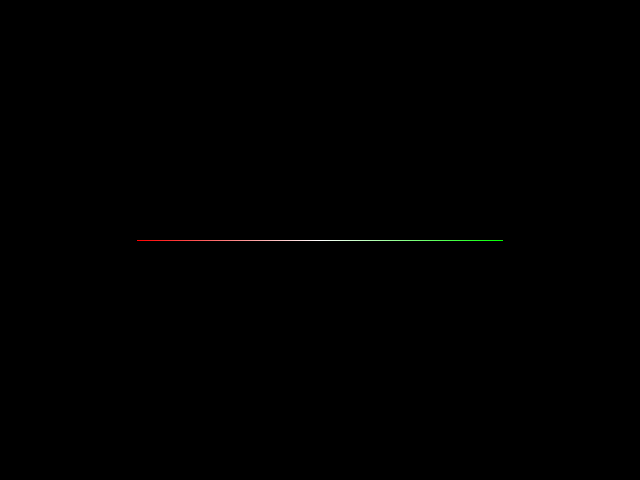

This chart was generated by the following Python code:
#!/usr/bin/env python

# Color vertices of a directed graph using a lookup table. Each vertex is
# assigned an integer index that maps to a color in a three-entry lookup table.
# Vertex positions are set explicitly via vtkPoints.

# Factory overrides: importing these modules registers the OpenGL rendering
# and interaction style implementations for vtkRenderingCore factory classes.
import vtkmodules.vtkInteractionStyle  # noqa: F401
import vtkmodules.vtkRenderingOpenGL2  # noqa: F401

# VTK pipeline classes used in this example
from vtkmodules.vtkCommonCore import (
    vtkIntArray,
    vtkLookupTable,
    vtkPoints,
)
from vtkmodules.vtkCommonDataModel import vtkMutableDirectedGraph
from vtkmodules.vtkFiltersSources import vtkGraphToPolyData
from vtkmodules.vtkInfovisLayout import (
    vtkGraphLayout,
    vtkPassThroughLayoutStrategy,
)
from vtkmodules.vtkRenderingCore import (
    vtkActor,
    vtkPolyDataMapper,
    vtkRenderWindow,
    vtkRenderWindowInteractor,
    vtkRenderer,
)

# Colors (normalized RGBA)
red_rgba = (1.0, 0.0, 0.0, 1.0)
white_rgba = (1.0, 1.0, 1.0, 1.0)
green_rgba = (0.0, 1.0, 0.0, 1.0)

# Graph: three vertices with two directed edges
graph = vtkMutableDirectedGraph()
v1 = graph.AddVertex()
v2 = graph.AddVertex()
v3 = graph.AddVertex()
graph.AddEdge(v1, v2)
graph.AddEdge(v2, v3)

# Points: manually position the vertices along the x-axis
points = vtkPoints()
points.InsertNextPoint(0, 0, 0)
points.InsertNextPoint(1, 0, 0)
points.InsertNextPoint(2, 0, 0)
graph.SetPoints(points)

# Vertex color array: integer index per vertex into the lookup table
vertex_colors = vtkIntArray()
vertex_colors.SetNumberOfComponents(1)
vertex_colors.SetName("Color")
vertex_colors.InsertNextValue(0)
vertex_colors.InsertNextValue(1)
vertex_colors.InsertNextValue(2)
graph.GetVertexData().AddArray(vertex_colors)

# LookupTable: map vertex color indices to actual colors
lookup_table = vtkLookupTable()
lookup_table.SetNumberOfTableValues(3)
lookup_table.SetTableValue(0, red_rgba)
lookup_table.SetTableValue(1, white_rgba)
lookup_table.SetTableValue(2, green_rgba)
lookup_table.Build()

# Filter: pass-through layout (positions already set via vtkPoints)
pass_through_layout_strategy = vtkPassThroughLayoutStrategy()
graph_layout = vtkGraphLayout()
graph_layout.SetInputData(graph)
graph_layout.SetLayoutStrategy(pass_through_layout_strategy)

# Filter: convert graph to polydata for rendering
graph_to_polydata = vtkGraphToPolyData()
graph_to_polydata.SetInputConnection(graph_layout.GetOutputPort())

# Mapper: map vertices with color from the lookup table
vertex_mapper = vtkPolyDataMapper()
vertex_mapper.SetInputConnection(graph_to_polydata.GetOutputPort())
vertex_mapper.SetScalarModeToUsePointFieldData()
vertex_mapper.SelectColorArray("Color")
vertex_mapper.SetLookupTable(lookup_table)
vertex_mapper.SetScalarRange(0, 2)

# Actor: assign the colored vertex/edge geometry
vertex_actor = vtkActor()
vertex_actor.SetMapper(vertex_mapper)
vertex_actor.GetProperty().SetPointSize(10)

# Renderer: assemble the scene
renderer = vtkRenderer()
renderer.AddActor(vertex_actor)

# Render window: display the rendered scene
render_window = vtkRenderWindow()
render_window.AddRenderer(renderer)
render_window.SetWindowName("color vertices lookup table")
render_window.SetMultiSamples(0)
render_window.SetSize(640, 480)

# Interactor: handle mouse and keyboard events
render_window_interactor = vtkRenderWindowInteractor()
render_window_interactor.SetRenderWindow(render_window)

# Scene: reset camera and zoom
renderer.ResetCamera()
renderer.GetActiveCamera().Zoom(0.8)

# Start: launch the interactive visualization
render_window_interactor.Initialize()
render_window_interactor.Start()
